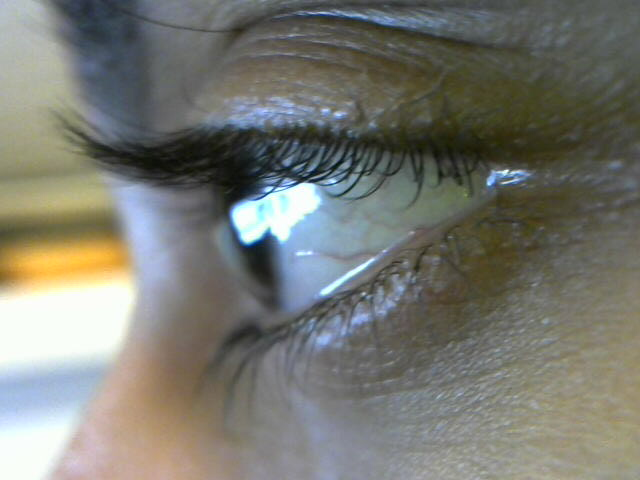
#> input picture attempts/image.jpg, 640 x 480 px, given in place of the camera
$ python driver.py
#> lines starting #> are read from the running program, lines starting #| are printed output that depends on the picture; after the words box and inside, x2 and y2 are one past the last pixel; in counts of white or black regions, pixels touching at a corner belong together
# import the necessary packages
from imutils.video import VideoStream
import datetime
import argparse
import imutils
import time
import cv2
import os
import sys
import numpy as np

death = 0.0
duration = 0.5  # second
freq = 450  # Hz

# construct the argument parse and parse the arguments
ap = argparse.ArgumentParser()
ap.add_argument("-p", "--picamera", type=int, default=-1,
	help="whether or not the Raspberry Pi camera should be used")
args = vars(ap.parse_args())

# initialize the video stream and allow the cammera sensor to warmup
vs = VideoStream(usePiCamera=args["picamera"] > 0).start()
time.sleep(2.0)

start_time = time.time()

while(True):
    elapsed_time = time.time() - start_time
    elap = time.strftime("%H:%M:%S", time.gmtime(elapsed_time))

    onset = time.time()

    # grab the frame from the threaded video stream and resize it
    # to have a maximum width of 400 pixels
    frame = vs.read()
#> frame is the input picture: shape (480, 640, 3); mean B, G, R 113.3, 120.8, 119.9
    frame = imutils.resize(frame, width=400)
#> frame: shape (300, 400, 3)

    # draw the timestamp on the frame
    timestamp = datetime.datetime.now()
    # ts = timestamp.strftime("%A %d %B %Y %I:%M:%S%p")
    # cv2.putText(frame, ts, (10, frame.shape[0] - 10), cv2.FONT_HERSHEY_SIMPLEX,
		# 0.35, (0, 0, 255), 1)

    roi = frame[100:300, 100:250]

    gray = cv2.cvtColor(roi, cv2.COLOR_BGR2GRAY)
    ret, thresh_img = cv2.threshold(gray,200,255,cv2.THRESH_BINARY)
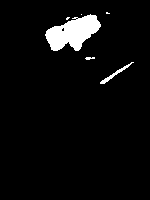
#> thresh_img: shape (200, 150); 4.6% white; 6 white regions (3 under 20 px), largest, box (x1, y1, x2, y2) and area: (45, 14, 101, 51) 1221, (100, 62, 134, 84) 114, (85, 57, 95, 60) 22

    clahe = cv2.createCLAHE(clipLimit=5.0, tileGridSize=(4,4))
    hist = clahe.apply(gray)
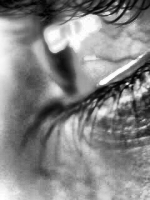
#> hist: shape (200, 150); min 0, max 255, mean 132.7
    blur = cv2.bilateralFilter(hist,9,75,75)
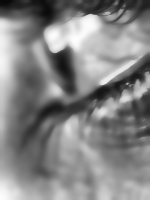
#> blur: shape (200, 150); min 7, max 254, mean 132.6
    edges = cv2.Canny(blur,150,220)
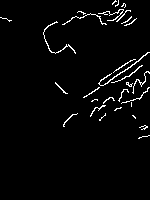
#> edges: shape (200, 150); 2.9% white in thin lines or dots, all inside (x1, y1, x2, y2) = (0, 0, 150, 139)

    status = "eyes closed"

    contours1 =  cv2.findContours(edges,cv2.RETR_TREE,cv2.CHAIN_APPROX_SIMPLE)[-2]
#> contours1 = 33 contours, 31 with area under 20; largest, box (x1, y1, x2, y2) and area: (98, 52, 150, 86) 40, (43, 21, 76, 54) 28
    for c in contours1:
        if cv2.contourArea(c) > 11:
            status = "eyes OPEN"
            death = time.time()
            M = cv2.moments(c)
            cX = int(M["m10"] / M["m00"])
            cY = int(M["m01"] / M["m00"])

            cv2.drawContours(gray, [c], -1, 0, 2)
            cv2.circle(gray, (cX, cY), 7, 0, -1)

            contours2 =  cv2.findContours(thresh_img,cv2.RETR_TREE,cv2.CHAIN_APPROX_SIMPLE)[-2]
            for c in contours2:
                cv2.drawContours(roi, [c], -1, (255,255,255), -1)
#> this loop made 33 passes
#> (cX, cY) on passes 7, 18, 20, 22, 23, 27: (97, 108), (140, 81), (132, 72), (122, 69), (57, 40), (86, 19)
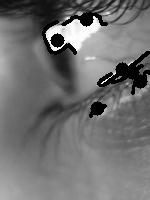
#> gray: shape (200, 150); min 0, max 254, mean 111.9
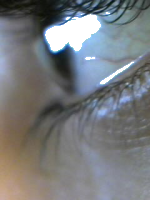
#> roi: shape (200, 150, 3); mean B, G, R 124.7, 121.9, 118.9

    new = roi[0:360-70, 0:640-360]

    cv2.putText(img = frame,
        text = 'elapsed time: {}'.format(elap),
        org = (10,20),
        fontFace = cv2.FONT_HERSHEY_DUPLEX,
        fontScale = 0.5,
        color = (0, 255, 0))

    cv2.putText(img = frame,
        text = 'status: {}'.format(status),
        org = (10,40),
        fontFace = cv2.FONT_HERSHEY_DUPLEX,
        fontScale = 0.5,
        color = (0, 255, 0))

    wake = onset - death
#> wake = -0.0773

    if wake > 1:
        print("user why u sleppin")
        cv2.putText(img = frame,
            text = 'subject is ASLEEP',
            org = (10,60),
            fontFace = cv2.FONT_HERSHEY_DUPLEX,
            fontScale = 0.5,
            color = (0, 0, 255))
    else:
        cv2.putText(img = frame,
            text = 'subject is awake',
            org = (10,60),
            fontFace = cv2.FONT_HERSHEY_DUPLEX,
            fontScale = 0.5,
            color = (0, 255, 0))

    cv2.imshow("disp1", frame)
    # cv2.imshow("disp", gray)
    # cv2.imshow("disp2", roi)
    # cv2.imshow("disp3", new)
    cv2.imshow("images", np.hstack([edges, gray]))
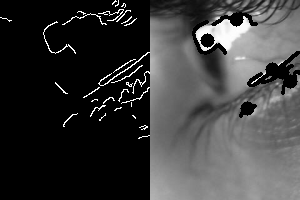
#> window 'images': shape (200, 300); min 0, max 255, mean 59.6

    if cv2.waitKey(1) & 0xFF == ord('q'):
#> (key q is pressed here)
        break

# do a bit of cleanup
cv2.destroyAllWindows()
vs.stop()
